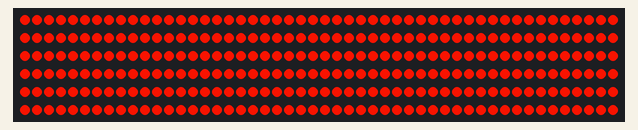
Simulated run of this sketch. Board: Arduino Uno, built with avr-gcc and run on an emulated ATmega328P. On the bench: 300 RGB LEDs in strip order, left to right, continuing on the next row. Dim RGB values are drawn brighter than linear.

Above: at 0.16 s.
At 4.83 s:
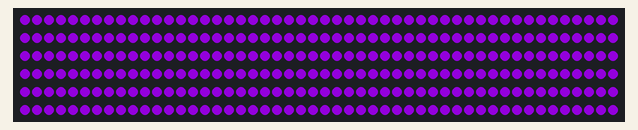
At 9.21 s:
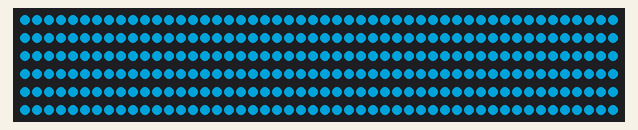
At 19.92 s:
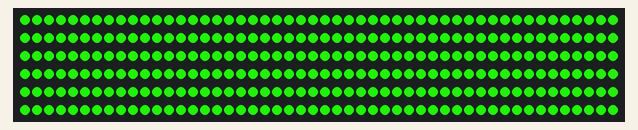
At 29.43 s:
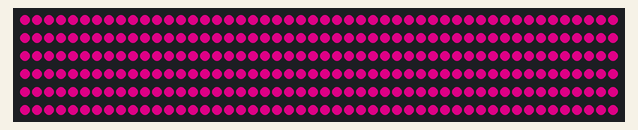
At 39.85 s:
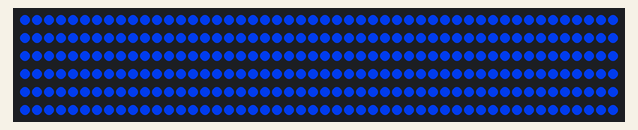

The sketch:

LED_Strip_Rainbow_O.ino
```cpp
#include <FastLED.h>

#define LED_PIN 11
#define NUM_LEDS 300
CRGB leds[NUM_LEDS];

int pinNumber = 11;
int numOfLeds = 300;

// sets the current colour
int colourValueRed = 0;
int colourValueGreen = 0;
int colourValueBlue = 0;

// used to control timing
int startTime = 0;
int elapsedTime = 0;
int intervalTime = 2000;
int delayTime = 0;
int delayValue = 50;

void setup()
{
  // LED strip is declared
  FastLED.addLeds<WS2812, LED_PIN, GRB>(leds, NUM_LEDS);
}

void loop()
{
  // resets all of the variables
  startTime = millis();
  elapsedTime = 0;
  delayTime = elapsedTime + delayValue;
  // starting colour is red
  colourValueRed = 250;
  colourValueGreen = 0;
  colourValueBlue = 0;

  // makes the LEDs go from red to green
  while (elapsedTime < intervalTime) {
    // delays the main loop, to increase performance
    while (elapsedTime < delayTime) {
      elapsedTime = millis() - startTime;
    }
    delayTime = elapsedTime + delayValue;
    // creates the new colour based on the current time (goes from red to green)
    colourValueRed = 250 - elapsedTime / (intervalTime / 250);
    colourValueGreen = elapsedTime / (intervalTime / 250);
    colourValueBlue = 0;
    // sets all of the LEDs to the new colour
    for (int i = 0; i < numOfLeds; i++) {
      leds[i] = CRGB(colourValueRed, colourValueGreen, colourValueBlue);
    }
    FastLED.show();
  }
  // resets the variables
  startTime = millis();
  elapsedTime = 0;
  delayTime = elapsedTime + delayValue;
  // makes the LEDs go from green to blue
  while (elapsedTime < intervalTime) {
    // delays the main loop, to increase performance
    while (elapsedTime < delayTime) {
      elapsedTime = millis() - startTime;
    }
    delayTime = elapsedTime + delayValue;
    // creates the new colour based on the current time (goes from green to blue)
    colourValueRed = 0;
    colourValueGreen = 250 - elapsedTime / (intervalTime / 250);
    colourValueBlue = elapsedTime / (intervalTime / 250);
    // sets all of the LEDs to the new colour
    for (int i = 0; i < numOfLeds; i++) {
      leds[i] = CRGB(colourValueRed, colourValueGreen, colourValueBlue);
    }
    FastLED.show();
  }
  // resets the variables
  startTime = millis();
  elapsedTime = 0;
  delayTime = elapsedTime + delayValue;
  // makes the LEDs go from blue to red
  while (elapsedTime < intervalTime) {
    // delays the main loop, to increase performance
    while (elapsedTime < delayTime) {
      elapsedTime = millis() - startTime;
    }
    delayTime = elapsedTime + delayValue;
    // creates the new colour based on the current time (goes from blue to red)
    colourValueRed = elapsedTime / (intervalTime / 250);
    colourValueGreen = 0;
    colourValueBlue = 250 - elapsedTime / (intervalTime / 250);
    // sets all of the LEDs to the new colour
    for (int i = 0; i < numOfLeds; i++) {
      leds[i] = CRGB(colourValueRed, colourValueGreen, colourValueBlue);
    }
    FastLED.show();
  }
}
```
